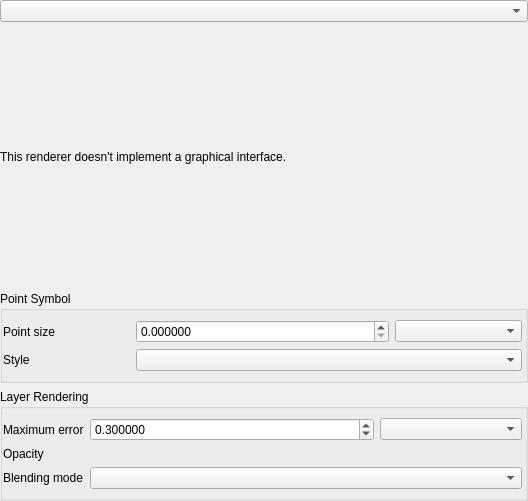
<?xml version="1.0" encoding="UTF-8"?>
<ui version="4.0">
 <class>QgsPointCloudRendererPropsDialogBase</class>
 <widget class="QgsPanelWidget" name="QgsPointCloudRendererPropsDialogBase">
  <property name="geometry">
   <rect>
    <x>0</x>
    <y>0</y>
    <width>528</width>
    <height>501</height>
   </rect>
  </property>
  <property name="windowTitle">
   <string>Renderer Settings</string>
  </property>
  <layout class="QVBoxLayout" name="verticalLayout_5">
   <property name="leftMargin">
    <number>0</number>
   </property>
   <property name="topMargin">
    <number>0</number>
   </property>
   <property name="rightMargin">
    <number>0</number>
   </property>
   <property name="bottomMargin">
    <number>0</number>
   </property>
   <item>
    <widget class="QStackedWidget" name="mainStack">
     <widget class="QWidget" name="page">
      <layout class="QVBoxLayout" name="verticalLayout_4">
       <property name="leftMargin">
        <number>0</number>
       </property>
       <property name="topMargin">
        <number>0</number>
       </property>
       <property name="rightMargin">
        <number>0</number>
       </property>
       <property name="bottomMargin">
        <number>0</number>
       </property>
       <item>
        <layout class="QVBoxLayout" name="verticalLayout_2">
         <item>
          <layout class="QHBoxLayout" name="horizontalLayout">
           <item>
            <widget class="QComboBox" name="cboRenderers"/>
           </item>
          </layout>
         </item>
         <item>
          <widget class="QStackedWidget" name="stackedWidget">
           <property name="sizePolicy">
            <sizepolicy hsizetype="Expanding" vsizetype="Preferred">
             <horstretch>4</horstretch>
             <verstretch>0</verstretch>
            </sizepolicy>
           </property>
           <widget class="QWidget" name="pageNoWidget">
            <property name="sizePolicy">
             <sizepolicy hsizetype="Expanding" vsizetype="Preferred">
              <horstretch>0</horstretch>
              <verstretch>0</verstretch>
             </sizepolicy>
            </property>
            <layout class="QVBoxLayout" name="verticalLayout">
             <property name="leftMargin">
              <number>0</number>
             </property>
             <property name="topMargin">
              <number>0</number>
             </property>
             <property name="rightMargin">
              <number>0</number>
             </property>
             <property name="bottomMargin">
              <number>0</number>
             </property>
             <item>
              <widget class="QLabel" name="label">
               <property name="text">
                <string>This renderer doesn't implement a graphical interface.</string>
               </property>
              </widget>
             </item>
            </layout>
           </widget>
          </widget>
         </item>
         <item>
          <widget class="QGroupBox" name="mLayerRenderingGroupBox_2">
           <property name="title">
            <string>Point Symbol</string>
           </property>
           <property name="flat">
            <bool>true</bool>
           </property>
           <property name="checkable">
            <bool>false</bool>
           </property>
           <layout class="QGridLayout" name="gridLayout_2">
            <property name="leftMargin">
             <number>0</number>
            </property>
            <property name="rightMargin">
             <number>3</number>
            </property>
            <item row="0" column="3">
             <widget class="QgsUnitSelectionWidget" name="mPointSizeUnitWidget">
              <property name="minimumSize">
               <size>
                <width>0</width>
                <height>0</height>
               </size>
              </property>
              <property name="focusPolicy">
               <enum>Qt::StrongFocus</enum>
              </property>
             </widget>
            </item>
            <item row="0" column="1" colspan="2">
             <widget class="QgsDoubleSpinBox" name="mPointSizeSpinBox">
              <property name="decimals">
               <number>6</number>
              </property>
              <property name="maximum">
               <double>99999999999.000000000000000</double>
              </property>
             </widget>
            </item>
            <item row="0" column="0">
             <widget class="QLabel" name="lblTransparency_4">
              <property name="text">
               <string>Point size</string>
              </property>
             </widget>
            </item>
            <item row="1" column="0">
             <widget class="QLabel" name="label_2">
              <property name="text">
               <string>Style</string>
              </property>
             </widget>
            </item>
            <item row="1" column="1" colspan="3">
             <widget class="QComboBox" name="mPointStyleComboBox"/>
            </item>
           </layout>
          </widget>
         </item>
         <item>
          <widget class="QGroupBox" name="mLayerRenderingGroupBox">
           <property name="title">
            <string>Layer Rendering</string>
           </property>
           <property name="flat">
            <bool>true</bool>
           </property>
           <property name="checkable">
            <bool>false</bool>
           </property>
           <layout class="QGridLayout" name="gridLayout">
            <property name="leftMargin">
             <number>0</number>
            </property>
            <property name="rightMargin">
             <number>3</number>
            </property>
            <item row="1" column="0">
             <widget class="QLabel" name="lblTransparency">
              <property name="text">
               <string>Opacity</string>
              </property>
             </widget>
            </item>
            <item row="2" column="0">
             <widget class="QLabel" name="lblBlend">
              <property name="text">
               <string>Blending mode</string>
              </property>
             </widget>
            </item>
            <item row="0" column="1" colspan="2">
             <widget class="QgsDoubleSpinBox" name="mMaxErrorSpinBox">
              <property name="decimals">
               <number>6</number>
              </property>
              <property name="maximum">
               <double>99999999999.000000000000000</double>
              </property>
              <property name="value">
               <double>0.300000000000000</double>
              </property>
             </widget>
            </item>
            <item row="0" column="0">
             <widget class="QLabel" name="lblTransparency_2">
              <property name="text">
               <string>Maximum error</string>
              </property>
             </widget>
            </item>
            <item row="0" column="3">
             <widget class="QgsUnitSelectionWidget" name="mMaxErrorUnitWidget">
              <property name="minimumSize">
               <size>
                <width>0</width>
                <height>0</height>
               </size>
              </property>
              <property name="focusPolicy">
               <enum>Qt::StrongFocus</enum>
              </property>
             </widget>
            </item>
            <item row="1" column="1" colspan="3">
             <widget class="QgsOpacityWidget" name="mOpacityWidget" native="true">
              <property name="focusPolicy">
               <enum>Qt::StrongFocus</enum>
              </property>
             </widget>
            </item>
            <item row="2" column="1" colspan="3">
             <widget class="QgsBlendModeComboBox" name="mBlendModeComboBox">
              <property name="sizePolicy">
               <sizepolicy hsizetype="Expanding" vsizetype="Preferred">
                <horstretch>4</horstretch>
                <verstretch>0</verstretch>
               </sizepolicy>
              </property>
             </widget>
            </item>
           </layout>
          </widget>
         </item>
        </layout>
       </item>
      </layout>
     </widget>
    </widget>
   </item>
  </layout>
 </widget>
 <customwidgets>
  <customwidget>
   <class>QgsDoubleSpinBox</class>
   <extends>QDoubleSpinBox</extends>
   <header>qgsdoublespinbox.h</header>
  </customwidget>
  <customwidget>
   <class>QgsBlendModeComboBox</class>
   <extends>QComboBox</extends>
   <header>qgsblendmodecombobox.h</header>
  </customwidget>
  <customwidget>
   <class>QgsUnitSelectionWidget</class>
   <extends>QComboBox</extends>
   <header>qgsunitselectionwidget.h</header>
   <container>1</container>
  </customwidget>
  <customwidget>
   <class>QgsOpacityWidget</class>
   <extends>QWidget</extends>
   <header>qgsopacitywidget.h</header>
   <container>1</container>
  </customwidget>
  <customwidget>
   <class>QgsPanelWidget</class>
   <extends>QWidget</extends>
   <header>qgspanelwidget.h</header>
   <container>1</container>
  </customwidget>
 </customwidgets>
 <tabstops>
  <tabstop>cboRenderers</tabstop>
  <tabstop>mOpacityWidget</tabstop>
 </tabstops>
 <resources/>
 <connections/>
</ui>
